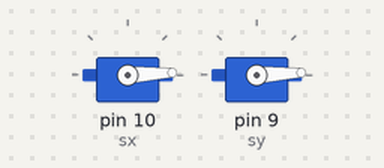
A sketch run on a simulated Arduino Uno, built with avr-gcc and run on an emulated ATmega328P. On the bench: 2 × servo.

Above: at 0.05 s.
At 2.7 s:
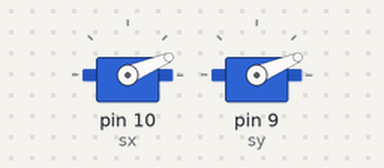
At 5.4 s:
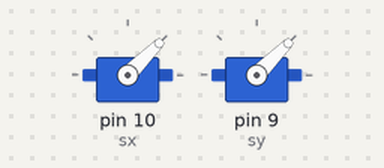
Timing chart, 0 to 7.0 s (numbered marks = the images above):
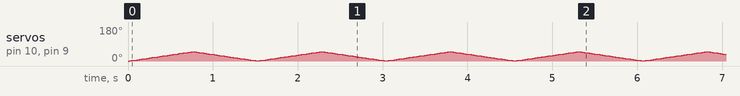

The sketch:

laser_servo_cat.ino
```cpp
//
//  ==================
//   Playing with cat
//  Laser and X2 servos
//   By Alex Noyanov
//   5 December 2015
//  ==================

#include <Servo.h>
Servo sx;
Servo sy;
const int spd = 20;
const int ymax = 20;
const int ymin = 5;
const int spdCrlc = 15;

void Circle(int x){
  for(int y = 0; y<50;y++){
    sx.write(y);
    sy.write(y);
   delay(spdCrlc);
   x++;
  }
  for(int y = 50; y>0;y--){
    sx.write(y);
    sy.write(y);
   delay(spdCrlc);
   x--;
  }
}

void Move(){
 //  X-axis forward:
for(int xangle = 0;xangle<120;xangle++){
sx.write(xangle);
delay(spd);
}
//  Y-axis forward:
for(int yangle = ymin ;yangle<ymax;yangle++)
{
  sy.write(yangle);
  delay(spd);
    }
//  X-back
for(int xangle = 120;xangle>0;xangle--){
sx.write(xangle);
delay(spd);
}
//  Y-back
for(int yangle = ymax;yangle>ymin;yangle--)
{
  sy.write(yangle);
  delay(spd);
  }
}
void movex(){
 int spdx = 5;
 //  X-axis forward:
for(int xangle = 0;xangle<120;xangle++){
sx.write(xangle);
delay(spdx);
}
  //  X-back
for(int xangle = 120;xangle>0;xangle--){
sx.write(xangle);
delay(spdx);
}
}
void setup() {
  // put your setup code here, to run once:
sx.attach(10);
sy.attach(9);
// Setup position:
sy.write(90);
sx.write(0);
}

void loop() {
  // put your main code here, to run repeatedly:
for(int i = 0;i<10;i++){
Circle(80);
}
 delay(2000);
  //  Move like circle at 10 times:
 for(int i = 0;i<10;i++){
  Move();
 }
 // Waiting a second:
  delay(1000);
  // Move fast right-left:
  for(int k = 0;k<5;k++){
  movex();
  }
  delay(5000);


}
```
